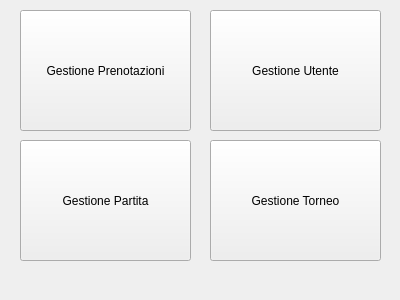
<?xml version="1.0" encoding="UTF-8"?>
<ui version="4.0">
 <class>Form</class>
 <widget class="QWidget" name="Form">
  <property name="geometry">
   <rect>
    <x>0</x>
    <y>0</y>
    <width>400</width>
    <height>300</height>
   </rect>
  </property>
  <property name="windowTitle">
   <string>Form</string>
  </property>
  <widget class="QPushButton" name="pushButton">
   <property name="geometry">
    <rect>
     <x>20</x>
     <y>10</y>
     <width>171</width>
     <height>121</height>
    </rect>
   </property>
   <property name="text">
    <string>Gestione Prenotazioni</string>
   </property>
  </widget>
  <widget class="QPushButton" name="pushButton_2">
   <property name="geometry">
    <rect>
     <x>210</x>
     <y>10</y>
     <width>171</width>
     <height>121</height>
    </rect>
   </property>
   <property name="text">
    <string>Gestione Utente</string>
   </property>
  </widget>
  <widget class="QPushButton" name="pushButton_4">
   <property name="geometry">
    <rect>
     <x>210</x>
     <y>140</y>
     <width>171</width>
     <height>121</height>
    </rect>
   </property>
   <property name="text">
    <string>Gestione Torneo</string>
   </property>
  </widget>
  <widget class="QPushButton" name="pushButton_3">
   <property name="geometry">
    <rect>
     <x>20</x>
     <y>140</y>
     <width>171</width>
     <height>121</height>
    </rect>
   </property>
   <property name="text">
    <string>Gestione Partita</string>
   </property>
  </widget>
 </widget>
 <resources/>
 <connections>
  <connection>
   <sender>pushButton_2</sender>
   <signal>clicked()</signal>
   <receiver>Form</receiver>
   <slot>show()</slot>
   <hints>
    <hint type="sourcelabel">
     <x>263</x>
     <y>53</y>
    </hint>
    <hint type="destinationlabel">
     <x>198</x>
     <y>44</y>
    </hint>
   </hints>
  </connection>
 </connections>
 <slots>
  <slot>slot1()</slot>
 </slots>
</ui>
